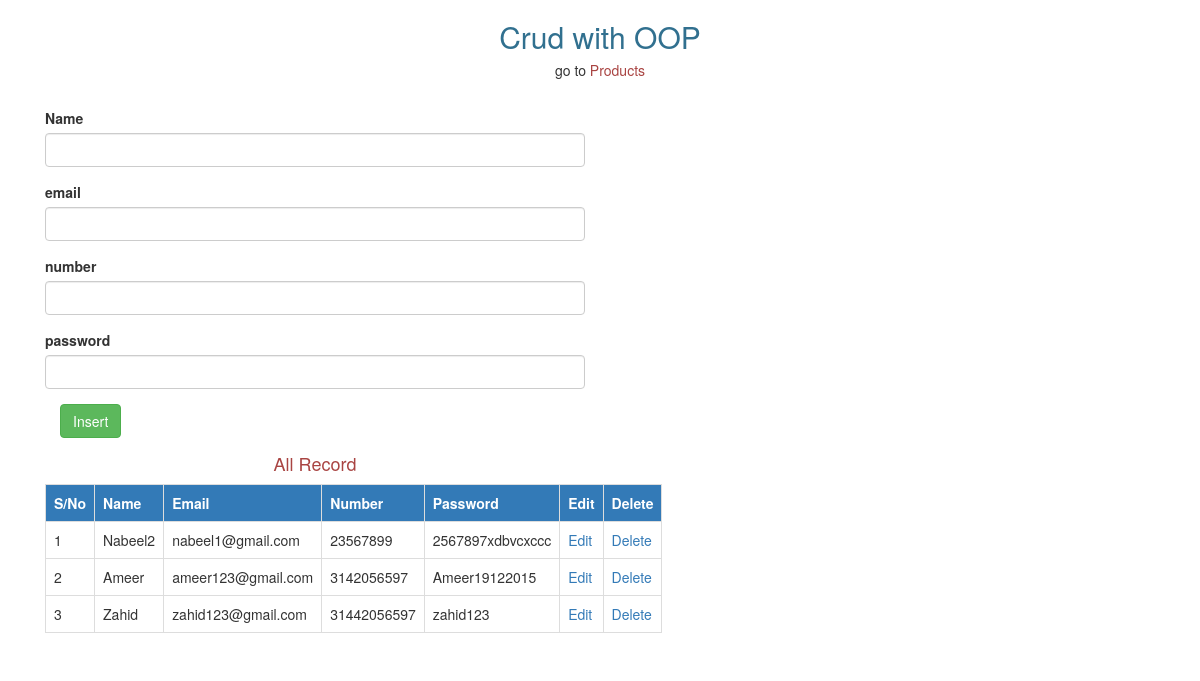
The app's page /crud/Insert.php with its own data.
### tables this page shows
CREATE TABLE `users` (
  `id` int(11) NOT NULL,
  `name` varchar(100) NOT NULL,
  `email` varchar(100) NOT NULL,
  `number` varchar(50) NOT NULL,
  `password` varchar(255) NOT NULL
);

### crud/database.php (called while the page is built, shortened)
<?php
class db{
	public $servername = "localhost";
	public $username = "root";
	public $password = "";
	public $dbname = "crud_oop";
	function __construct(){
		$this->connect = new mysqli($this->servername,$this->username,$this->password,$this->dbname);
		if($this->connect->connect_error){
			echo "Connection Error";
		}else {
			return $this->connect;
		}
	}
}
class database extends db{
	function view($condition,$table,$wherefelid,$orderby){
		$select = "select $condition from $table $wherefelid $orderby";
		$runn = $this->connect->query($select);
		while($row = $runn->fetch_assoc()){
			$data[] = $row;
		}
		return $data;
	}
}
?>

### crud/Insert.php (the view, shortened to what this page needs)
<!doctype html>
<?php require_once "database.php";
$obj = new database();
?>
<html>
<head>
<link rel="stylesheet" href="https://maxcdn.bootstrapcdn.com/bootstrap/3.4.1/css/bootstrap.min.css">
</head>
<body>
	<h2 class="text-center text-info">Crud with OOP</h2>
	 <h5 class="text-center">go to  <a href="product.php" class="text-danger "> Products </a></h5>
	<br>
	<div class="container">
		<div class="col-lg-6">
			<?php if(isset($_GET['msg']) AND $_GET['msg'] == "success")
			if(isset($_GET['Edit'])){
				$get_id = $_GET['Edit'];
				$view = $obj->view_by_id('*','users',$get_id);
			?>
			<form method="post" >
			<div class="form-group">
			<label>Name</label>
				<input type="text" name="name" value="<?php echo $view['name']; ?>" class="form-control" />
			</div>
			<div class="form-group">
			<label>email</label>
				<input type="text" name="email" value="<?php echo $view['email']; ?>"  class="form-control" />
			</div>
			<div class="form-group">
			<label>number</label>
				<input type="text" name="number" value="<?php echo $view['number']; ?>"  class="form-control" />
			</div>
			<div class="form-group">
			<label>password</label>
				<input type="text" name="password" value="<?php echo $view['password']; ?>"  class="form-control" />
			</div>
			<div class="col-lg-2">
				<input type="submit" name="ubtn" value="Update" class="btn btn-success" />
			</div>
		</form>
			<?php } else { ?>
		<form method="post" >
			<div class="form-group">
			<label>Name</label>
				<input type="text" name="name" class="form-control" />
			</div>
			<div class="form-group">
			<label>email</label>
				<input type="text" name="email" class="form-control" />
			</div>
			<div class="form-group">
			<label>number</label>
				<input type="text" name="number" class="form-control" />
			</div>
			<div class="form-group">
			<label>password</label>
				<input type="text" name="password" class="form-control" />
			</div>
			<div class="col-lg-2">
				<input type="submit" name="btn" value="Insert" class="btn btn-success" />
			</div>
		</form>
			<?php } ?>
		<br>
		<br>
		<h4 class="text-center text-danger">All Record</h4>
		<table class="table table-bordered">
		<tr class="bg-primary text-center">
			<th>S/No</th>
			<th>Name</th>
			<th>Email</th>
			<th>Number</th>
			<th>Password</th>
			<th>Edit</th>
			<th>Delete</th>
			</tr>
			<?php
			$data = $obj->view('*','users','','ORDER BY id DESC');
			$sno =1;
			foreach($data as $value){ ?>
			<tr>
				<td><?php echo $sno++ ?></td>
			<td><?php echo $value['name']; ?></td>
			<td><?php echo $value['email']; ?></td>
			<td><?php echo $value['number']; ?></td>
			<td><?php echo $value['password']; ?></td>
			<td> <a href="Insert.php?Edit=<?php echo $value['id']; ?>">Edit</a> </td>
			<td> <a href="Insert.php?Delete=<?php echo $value['id']; ?>">Delete</a> </td>
			</tr>
			<?php } ?>
		</table>
	</div>
	</div>
</body>
</html>

### records on screen
users: name "Nabeel2", email "nabeel1@gmail.com", number "23567899", password "2567897xdbvcxccc"
users: name "Ameer", email "ameer123@gmail.com", number "3142056597", password "Ameer19122015"
users: name "Zahid", email "zahid123@gmail.com", number "31442056597", password "zahid123"
